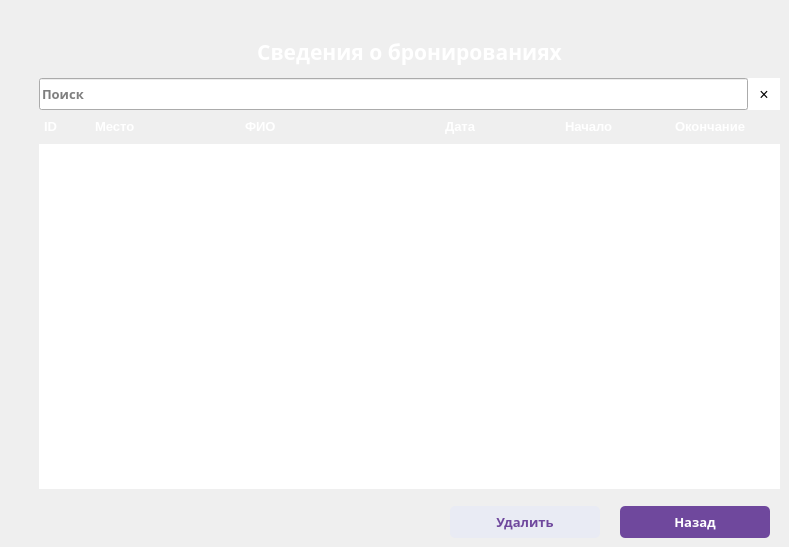
    <widget class="QWidget" name="bookingList">
     <property name="styleSheet">
      <string notr="true">#bookingList
{
	background:#2D2D2D;
	background-image: url(:/Imagine/imagine/backtop.png);
	border-bottom-right-radius: 16px;
}

</string>
     </property>
     <widget class="QLineEdit" name="searchTextBox_4">
      <property name="geometry">
       <rect>
        <x>39</x>
        <y>78</y>
        <width>709</width>
        <height>32</height>
       </rect>
      </property>
      <property name="font">
       <font>
        <family>Segoe UI Semibold</family>
        <pointsize>10</pointsize>
        <bold>true</bold>
       </font>
      </property>
      <property name="styleSheet">
       <string notr="true">#searchTextBox
{
	color: #2d2d2d;
	padding-left:8px;
	border:none;
}</string>
      </property>
      <property name="text">
       <string/>
      </property>
      <property name="placeholderText">
       <string>Поиск</string>
      </property>
     </widget>
     <widget class="QLabel" name="label_44">
      <property name="geometry">
       <rect>
        <x>39</x>
        <y>110</y>
        <width>51</width>
        <height>34</height>
       </rect>
      </property>
      <property name="font">
       <font>
        <pointsize>10</pointsize>
        <bold>true</bold>
       </font>
      </property>
      <property name="styleSheet">
       <string notr="true">#label_44
{
	color:white;
	padding-left:2px;
}</string>
      </property>
      <property name="text">
       <string>&lt;html&gt;&lt;head/&gt;&lt;body&gt;&lt;p&gt;ID&lt;/p&gt;&lt;/body&gt;&lt;/html&gt;</string>
      </property>
     </widget>
     <widget class="QLabel" name="label_45">
      <property name="geometry">
       <rect>
        <x>440</x>
        <y>110</y>
        <width>120</width>
        <height>34</height>
       </rect>
      </property>
      <property name="font">
       <font>
        <pointsize>10</pointsize>
        <bold>true</bold>
       </font>
      </property>
      <property name="styleSheet">
       <string notr="true">#label_45
{
	color:white;
	padding-left:2px;
}</string>
      </property>
      <property name="text">
       <string>&lt;html&gt;&lt;head/&gt;&lt;body&gt;&lt;p&gt;Дата&lt;/p&gt;&lt;/body&gt;&lt;/html&gt;</string>
      </property>
     </widget>
     <widget class="QLabel" name="label_46">
      <property name="geometry">
       <rect>
        <x>240</x>
        <y>110</y>
        <width>200</width>
        <height>34</height>
       </rect>
      </property>
      <property name="font">
       <font>
        <pointsize>10</pointsize>
        <bold>true</bold>
       </font>
      </property>
      <property name="styleSheet">
       <string notr="true">#label_46
{
	color:white;
	padding-left:2px;
}</string>
      </property>
      <property name="text">
       <string>&lt;html&gt;&lt;head/&gt;&lt;body&gt;&lt;p&gt;ФИО&lt;/p&gt;&lt;/body&gt;&lt;/html&gt;</string>
      </property>
     </widget>
     <widget class="QLabel" name="label_47">
      <property name="geometry">
       <rect>
        <x>670</x>
        <y>110</y>
        <width>110</width>
        <height>34</height>
       </rect>
      </property>
      <property name="font">
       <font>
        <pointsize>10</pointsize>
        <bold>true</bold>
       </font>
      </property>
      <property name="styleSheet">
       <string notr="true">#label_47
{
	color:white;
	padding-left:2px;
}</string>
      </property>
      <property name="text">
       <string>&lt;html&gt;&lt;head/&gt;&lt;body&gt;&lt;p&gt;Окончание&lt;/p&gt;&lt;/body&gt;&lt;/html&gt;</string>
      </property>
     </widget>
     <widget class="QLabel" name="label_16">
      <property name="geometry">
       <rect>
        <x>39</x>
        <y>110</y>
        <width>741</width>
        <height>34</height>
       </rect>
      </property>
      <property name="styleSheet">
       <string notr="true"/>
      </property>
      <property name="text">
       <string/>
      </property>
      <property name="pixmap">
       <pixmap resource="resources.qrc">:/Imagine/imagine/empcardbg.png</pixmap>
      </property>
     </widget>
     <widget class="QPushButton" name="deleteBokingButton">
      <property name="geometry">
       <rect>
        <x>450</x>
        <y>506</y>
        <width>150</width>
        <height>32</height>
       </rect>
      </property>
      <property name="palette">
       <palette>
        <active>
         <colorrole role="WindowText">
          <brush brushstyle="SolidPattern">
           <color alpha="255">
            <red>111</red>
            <green>72</green>
            <blue>157</blue>
           </color>
          </brush>
         </colorrole>
         <colorrole role="Button">
          <brush brushstyle="SolidPattern">
           <color alpha="255">
            <red>233</red>
            <green>235</green>
            <blue>244</blue>
           </color>
          </brush>
         </colorrole>
         <colorrole role="Text">
          <brush brushstyle="SolidPattern">
           <color alpha="255">
            <red>111</red>
            <green>72</green>
            <blue>157</blue>
           </color>
          </brush>
         </colorrole>
         <colorrole role="ButtonText">
          <brush brushstyle="SolidPattern">
           <color alpha="255">
            <red>111</red>
            <green>72</green>
            <blue>157</blue>
           </color>
          </brush>
         </colorrole>
         <colorrole role="Base">
          <brush brushstyle="SolidPattern">
           <color alpha="255">
            <red>233</red>
            <green>235</green>
            <blue>244</blue>
           </color>
          </brush>
         </colorrole>
         <colorrole role="Window">
          <brush brushstyle="SolidPattern">
           <color alpha="255">
            <red>233</red>
            <green>235</green>
            <blue>244</blue>
           </color>
          </brush>
         </colorrole>
         <colorrole role="PlaceholderText">
          <brush brushstyle="SolidPattern">
           <color alpha="128">
            <red>111</red>
            <green>72</green>
            <blue>157</blue>
           </color>
          </brush>
         </colorrole>
        </active>
        <inactive>
         <colorrole role="WindowText">
          <brush brushstyle="SolidPattern">
           <color alpha="255">
            <red>111</red>
            <green>72</green>
            <blue>157</blue>
           </color>
          </brush>
         </colorrole>
         <colorrole role="Button">
          <brush brushstyle="SolidPattern">
           <color alpha="255">
            <red>233</red>
            <green>235</green>
            <blue>244</blue>
           </color>
          </brush>
         </colorrole>
         <colorrole role="Text">
          <brush brushstyle="SolidPattern">
           <color alpha="255">
            <red>111</red>
            <green>72</green>
            <blue>157</blue>
           </color>
          </brush>
         </colorrole>
         <colorrole role="ButtonText">
          <brush brushstyle="SolidPattern">
           <color alpha="255">
            <red>111</red>
            <green>72</green>
            <blue>157</blue>
           </color>
          </brush>
         </colorrole>
         <colorrole role="Base">
          <brush brushstyle="SolidPattern">
           <color alpha="255">
            <red>233</red>
            <green>235</green>
            <blue>244</blue>
           </color>
          </brush>
         </colorrole>
         <colorrole role="Window">
          <brush brushstyle="SolidPattern">
           <color alpha="255">
            <red>233</red>
            <green>235</green>
            <blue>244</blue>
           </color>
          </brush>
         </colorrole>
         <colorrole role="PlaceholderText">
          <brush brushstyle="SolidPattern">
           <color alpha="128">
            <red>111</red>
            <green>72</green>
            <blue>157</blue>
           </color>
          </brush>
         </colorrole>
        </inactive>
        <disabled>
         <colorrole role="WindowText">
          <brush brushstyle="SolidPattern">
           <color alpha="255">
            <red>111</red>
            <green>72</green>
            <blue>157</blue>
           </color>
          </brush>
         </colorrole>
         <colorrole role="Button">
          <brush brushstyle="SolidPattern">
           <color alpha="255">
            <red>233</red>
            <green>235</green>
            <blue>244</blue>
           </color>
          </brush>
         </colorrole>
         <colorrole role="Text">
          <brush brushstyle="SolidPattern">
           <color alpha="255">
            <red>111</red>
            <green>72</green>
            <blue>157</blue>
           </color>
          </brush>
         </colorrole>
         <colorrole role="ButtonText">
          <brush brushstyle="SolidPattern">
           <color alpha="255">
            <red>111</red>
            <green>72</green>
            <blue>157</blue>
           </color>
          </brush>
         </colorrole>
         <colorrole role="Base">
          <brush brushstyle="SolidPattern">
           <color alpha="255">
            <red>233</red>
            <green>235</green>
            <blue>244</blue>
           </color>
          </brush>
         </colorrole>
         <colorrole role="Window">
          <brush brushstyle="SolidPattern">
           <color alpha="255">
            <red>233</red>
            <green>235</green>
            <blue>244</blue>
           </color>
          </brush>
         </colorrole>
         <colorrole role="PlaceholderText">
          <brush brushstyle="SolidPattern">
           <color alpha="128">
            <red>111</red>
            <green>72</green>
            <blue>157</blue>
           </color>
          </brush>
         </colorrole>
        </disabled>
       </palette>
      </property>
      <property name="font">
       <font>
        <family>Segoe UI Black</family>
        <pointsize>10</pointsize>
        <bold>true</bold>
       </font>
      </property>
      <property name="cursor">
       <cursorShape>PointingHandCursor</cursorShape>
      </property>
      <property name="mouseTracking">
       <bool>true</bool>
      </property>
      <property name="focusPolicy">
       <enum>Qt::TabFocus</enum>
      </property>
      <property name="styleSheet">
       <string notr="true">#deleteBokingButton
{
	background-color: rgb(233, 235, 244);
	border:none;
	color: rgb(111, 72, 157);
 border-radius:5px; 
}

#deleteBokingButton:hover
{
	background:#2e2e2e;
	border:2px solid #e9ebf4;
	color:#e9ebf4;
 border-radius:5px; 
}</string>
      </property>
      <property name="text">
       <string>Удалить</string>
      </property>
     </widget>
     <widget class="QLabel" name="label_17">
      <property name="enabled">
       <bool>true</bool>
      </property>
      <property name="geometry">
       <rect>
        <x>39</x>
        <y>27</y>
        <width>741</width>
        <height>51</height>
       </rect>
      </property>
      <property name="font">
       <font>
        <family>Segoe UI Black</family>
        <bold>true</bold>
       </font>
      </property>
      <property name="styleSheet">
       <string notr="true"/>
      </property>
      <property name="text">
       <string/>
      </property>
      <property name="pixmap">
       <pixmap resource="resources.qrc">:/Imagine/imagine/empcardbg.png</pixmap>
      </property>
      <property name="scaledContents">
       <bool>true</bool>
      </property>
     </widget>
     <widget class="QTableView" name="bookingTableView_2">
      <property name="geometry">
       <rect>
        <x>39</x>
        <y>144</y>
        <width>741</width>
        <height>345</height>
       </rect>
      </property>
      <property name="sizePolicy">
       <sizepolicy hsizetype="Fixed" vsizetype="Fixed">
        <horstretch>0</horstretch>
        <verstretch>0</verstretch>
       </sizepolicy>
      </property>
      <property name="font">
       <font>
        <family>Segoe UI Semibold</family>
        <bold>true</bold>
       </font>
      </property>
      <property name="focusPolicy">
       <enum>Qt::NoFocus</enum>
      </property>
      <property name="autoFillBackground">
       <bool>false</bool>
      </property>
      <property name="styleSheet">
       <string notr="true">background-color: rgb(255, 255, 255);</string>
      </property>
      <property name="frameShape">
       <enum>QFrame::NoFrame</enum>
      </property>
      <property name="horizontalScrollBarPolicy">
       <enum>Qt::ScrollBarAlwaysOff</enum>
      </property>
      <property name="sizeAdjustPolicy">
       <enum>QAbstractScrollArea::AdjustIgnored</enum>
      </property>
      <property name="editTriggers">
       <set>QAbstractItemView::NoEditTriggers</set>
      </property>
      <property name="tabKeyNavigation">
       <bool>false</bool>
      </property>
      <property name="showDropIndicator" stdset="0">
       <bool>false</bool>
      </property>
      <property name="dragDropOverwriteMode">
       <bool>false</bool>
      </property>
      <property name="alternatingRowColors">
       <bool>true</bool>
      </property>
      <property name="selectionMode">
       <enum>QAbstractItemView::SingleSelection</enum>
      </property>
      <property name="selectionBehavior">
       <enum>QAbstractItemView::SelectRows</enum>
      </property>
      <property name="textElideMode">
       <enum>Qt::ElideNone</enum>
      </property>
      <property name="showGrid">
       <bool>false</bool>
      </property>
      <property name="gridStyle">
       <enum>Qt::NoPen</enum>
      </property>
      <property name="cornerButtonEnabled">
       <bool>false</bool>
      </property>
      <attribute name="horizontalHeaderVisible">
       <bool>false</bool>
      </attribute>
      <attribute name="horizontalHeaderMinimumSectionSize">
       <number>30</number>
      </attribute>
      <attribute name="horizontalHeaderDefaultSectionSize">
       <number>120</number>
      </attribute>
      <attribute name="horizontalHeaderHighlightSections">
       <bool>true</bool>
      </attribute>
      <attribute name="verticalHeaderVisible">
       <bool>false</bool>
      </attribute>
     </widget>
     <widget class="QPushButton" name="pushButton_10">
      <property name="geometry">
       <rect>
        <x>748</x>
        <y>78</y>
        <width>32</width>
        <height>32</height>
       </rect>
      </property>
      <property name="font">
       <font>
        <pointsize>12</pointsize>
       </font>
      </property>
      <property name="styleSheet">
       <string notr="true">#pushButton_10
{
	border:none;
	color:black;
background:white;
}
#pushButton_10:hover
{
	border:none;
	color: rgb(111, 72, 157);
background:white;
}</string>
      </property>
      <property name="text">
       <string>×</string>
      </property>
     </widget>
     <widget class="QLabel" name="label_48">
      <property name="geometry">
       <rect>
        <x>90</x>
        <y>110</y>
        <width>150</width>
        <height>34</height>
       </rect>
      </property>
      <property name="font">
       <font>
        <pointsize>10</pointsize>
        <bold>true</bold>
       </font>
      </property>
      <property name="styleSheet">
       <string notr="true">#label_48
{
	color:white;
	padding-left:2px;
}</string>
      </property>
      <property name="text">
       <string>&lt;html&gt;&lt;head/&gt;&lt;body&gt;&lt;p&gt;Место&lt;/p&gt;&lt;/body&gt;&lt;/html&gt;</string>
      </property>
     </widget>
     <widget class="QLabel" name="label_49">
      <property name="geometry">
       <rect>
        <x>560</x>
        <y>110</y>
        <width>110</width>
        <height>34</height>
       </rect>
      </property>
      <property name="font">
       <font>
        <pointsize>10</pointsize>
        <bold>true</bold>
       </font>
      </property>
      <property name="styleSheet">
       <string notr="true">#label_49
{
	color:white;
	padding-left:2px;
}</string>
      </property>
      <property name="text">
       <string>&lt;html&gt;&lt;head/&gt;&lt;body&gt;&lt;p&gt;Начало&lt;/p&gt;&lt;/body&gt;&lt;/html&gt;</string>
      </property>
     </widget>
     <widget class="QLabel" name="label_19">
      <property name="geometry">
       <rect>
        <x>49</x>
        <y>27</y>
        <width>721</width>
        <height>51</height>
       </rect>
      </property>
      <property name="font">
       <font>
        <family>Segoe UI Black</family>
        <pointsize>14</pointsize>
        <bold>true</bold>
       </font>
      </property>
      <property name="text">
       <string>&lt;html&gt;&lt;head/&gt;&lt;body&gt;&lt;p&gt;&lt;span style=&quot; font-size:16pt; color:#ffffff;&quot;&gt;Сведения о бронированиях&lt;/span&gt;&lt;/p&gt;&lt;/body&gt;&lt;/html&gt;</string>
      </property>
      <property name="alignment">
       <set>Qt::AlignCenter</set>
      </property>
      <property name="margin">
       <number>9</number>
      </property>
     </widget>
     <widget class="QPushButton" name="backButton">
      <property name="geometry">
       <rect>
        <x>620</x>
        <y>506</y>
        <width>150</width>
        <height>32</height>
       </rect>
      </property>
      <property name="palette">
       <palette>
        <active>
         <colorrole role="WindowText">
          <brush brushstyle="SolidPattern">
           <color alpha="255">
            <red>111</red>
            <green>72</green>
            <blue>157</blue>
           </color>
          </brush>
         </colorrole>
         <colorrole role="Button">
          <brush brushstyle="SolidPattern">
           <color alpha="255">
            <red>111</red>
            <green>72</green>
            <blue>157</blue>
           </color>
          </brush>
         </colorrole>
         <colorrole role="Text">
          <brush brushstyle="SolidPattern">
           <color alpha="255">
            <red>111</red>
            <green>72</green>
            <blue>157</blue>
           </color>
          </brush>
         </colorrole>
         <colorrole role="ButtonText">
          <brush brushstyle="SolidPattern">
           <color alpha="255">
            <red>111</red>
            <green>72</green>
            <blue>157</blue>
           </color>
          </brush>
         </colorrole>
         <colorrole role="Base">
          <brush brushstyle="SolidPattern">
           <color alpha="255">
            <red>111</red>
            <green>72</green>
            <blue>157</blue>
           </color>
          </brush>
         </colorrole>
         <colorrole role="Window">
          <brush brushstyle="SolidPattern">
           <color alpha="255">
            <red>111</red>
            <green>72</green>
            <blue>157</blue>
           </color>
          </brush>
         </colorrole>
         <colorrole role="PlaceholderText">
          <brush brushstyle="SolidPattern">
           <color alpha="128">
            <red>111</red>
            <green>72</green>
            <blue>157</blue>
           </color>
          </brush>
         </colorrole>
        </active>
        <inactive>
         <colorrole role="WindowText">
          <brush brushstyle="SolidPattern">
           <color alpha="255">
            <red>111</red>
            <green>72</green>
            <blue>157</blue>
           </color>
          </brush>
         </colorrole>
         <colorrole role="Button">
          <brush brushstyle="SolidPattern">
           <color alpha="255">
            <red>111</red>
            <green>72</green>
            <blue>157</blue>
           </color>
          </brush>
         </colorrole>
         <colorrole role="Text">
          <brush brushstyle="SolidPattern">
           <color alpha="255">
            <red>111</red>
            <green>72</green>
            <blue>157</blue>
           </color>
          </brush>
         </colorrole>
         <colorrole role="ButtonText">
          <brush brushstyle="SolidPattern">
           <color alpha="255">
            <red>111</red>
            <green>72</green>
            <blue>157</blue>
           </color>
          </brush>
         </colorrole>
         <colorrole role="Base">
          <brush brushstyle="SolidPattern">
           <color alpha="255">
            <red>111</red>
            <green>72</green>
            <blue>157</blue>
           </color>
          </brush>
         </colorrole>
         <colorrole role="Window">
          <brush brushstyle="SolidPattern">
           <color alpha="255">
            <red>111</red>
            <green>72</green>
            <blue>157</blue>
           </color>
          </brush>
         </colorrole>
         <colorrole role="PlaceholderText">
          <brush brushstyle="SolidPattern">
           <color alpha="128">
            <red>111</red>
            <green>72</green>
            <blue>157</blue>
           </color>
          </brush>
         </colorrole>
        </inactive>
        <disabled>
         <colorrole role="WindowText">
          <brush brushstyle="SolidPattern">
           <color alpha="255">
            <red>111</red>
            <green>72</green>
            <blue>157</blue>
           </color>
          </brush>
         </colorrole>
         <colorrole role="Button">
          <brush brushstyle="SolidPattern">
           <color alpha="255">
            <red>111</red>
            <green>72</green>
            <blue>157</blue>
           </color>
          </brush>
         </colorrole>
         <colorrole role="Text">
          <brush brushstyle="SolidPattern">
           <color alpha="255">
            <red>111</red>
            <green>72</green>
            <blue>157</blue>
           </color>
          </brush>
         </colorrole>
         <colorrole role="ButtonText">
          <brush brushstyle="SolidPattern">
           <color alpha="255">
            <red>111</red>
            <green>72</green>
            <blue>157</blue>
           </color>
          </brush>
         </colorrole>
         <colorrole role="Base">
          <brush brushstyle="SolidPattern">
           <color alpha="255">
            <red>111</red>
            <green>72</green>
            <blue>157</blue>
           </color>
          </brush>
         </colorrole>
         <colorrole role="Window">
          <brush brushstyle="SolidPattern">
           <color alpha="255">
            <red>111</red>
            <green>72</green>
            <blue>157</blue>
           </color>
          </brush>
         </colorrole>
         <colorrole role="PlaceholderText">
          <brush brushstyle="SolidPattern">
           <color alpha="128">
            <red>111</red>
            <green>72</green>
            <blue>157</blue>
           </color>
          </brush>
         </colorrole>
        </disabled>
       </palette>
      </property>
      <property name="font">
       <font>
        <family>Segoe UI Black</family>
        <pointsize>10</pointsize>
        <bold>true</bold>
       </font>
      </property>
      <property name="cursor">
       <cursorShape>PointingHandCursor</cursorShape>
      </property>
      <property name="mouseTracking">
       <bool>true</bool>
      </property>
      <property name="focusPolicy">
       <enum>Qt::TabFocus</enum>
      </property>
      <property name="styleSheet">
       <string notr="true">#backButton
{
	background:#6f489d;
	border:none;
	color:white;
 border-radius:5px; 
}

#backButton:hover
{
	background-color: #2e2e2e;
	border:2px solid #6f489d;
	color:#6f489d;
 border-radius:5px; 
}</string>
      </property>
      <property name="text">
       <string>Назад</string>
      </property>
     </widget>
     <zorder>label_16</zorder>
     <zorder>searchTextBox_4</zorder>
     <zorder>label_44</zorder>
     <zorder>label_45</zorder>
     <zorder>label_46</zorder>
     <zorder>label_47</zorder>
     <zorder>deleteBokingButton</zorder>
     <zorder>label_17</zorder>
     <zorder>bookingTableView_2</zorder>
     <zorder>pushButton_10</zorder>
     <zorder>label_48</zorder>
     <zorder>label_49</zorder>
     <zorder>label_19</zorder>
     <zorder>backButton</zorder>
    </widget>
